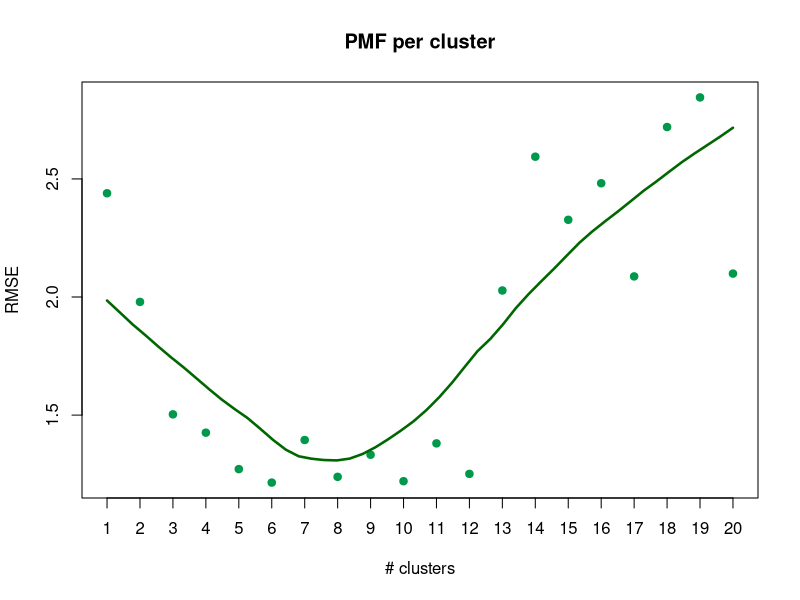
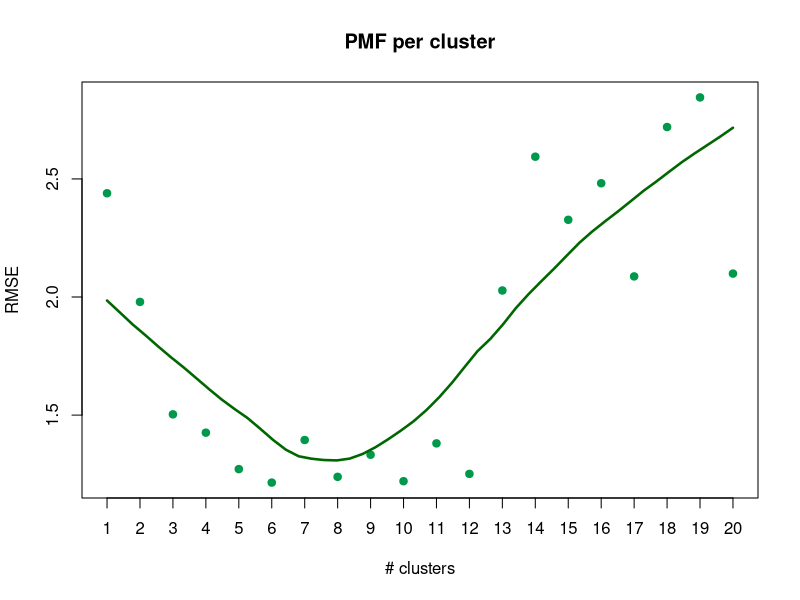

Write the R code that produced these figures, in order.
df = read.table("fig11NA10pNUMCLchanges.csv", sep=",")
df[df == "NaN"] = NA

df = data.frame(t(df))
names(df) = c("cl", "time", "rmse")
rmsePMF = tapply(df$rmse, df$cl, mean, na.rm=T)
timePMF = tapply(df$time, df$cl, sum, na.rm=T)


#df2 <- read.table("fig2.csv", sep=",", head=F)
#names(df2)[2:5] = c("MAPE", "RMSE", "CVRMSE", "time")


plot(1:20, rmsePMF,ylab ="RMSE", xlab="# clusters"
     , main="PMF per cluster"# vs BME temp IBRL data"#, ylim = c(3,4.5)
     , col="#00994C", pch = 19, xaxt="n")
axis(1, at = 1:20)
with(df, lines(loess.smooth(1:20, rmsePMF),col = "#006600", lwd=2.5))

#points(df2$RMSE[1:20], pch = 20,lwd=1, col="red")
#with(df2, lines(loess.smooth(1:20, df2$RMSE[1:20]),col = "red", lwd=2.5))



dev.off()
svg(filename="fig11.svg", width = 12, height = 8, pointsize = 12)
plot(1:20, rmsePMF,ylab ="RMSE", xlab="# clusters"
     , main="PMF per cluster"# vs BME temp IBRL data"#, ylim = c(3,4.5)
     , col="#00994C", pch = 19, xaxt="n")
axis(1, at = 1:20)
with(df, lines(loess.smooth(1:20, rmsePMF),col = "#006600", lwd=2.5))
dev.off()
